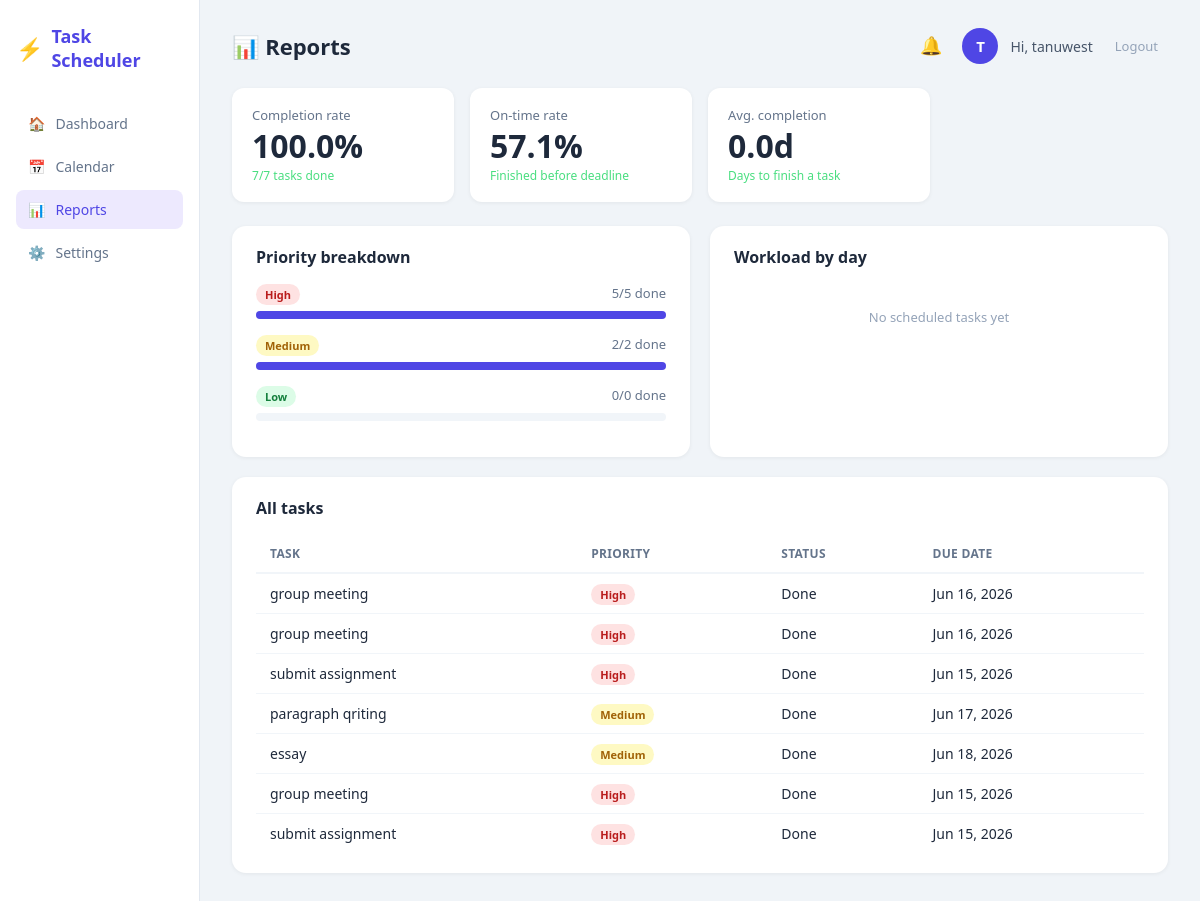
Screenshot of /reports (signed in) with the database file from the repository.
### task_scheduler/models.py (models this page shows)
class User(UserMixin, db.Model):
    id = db.Column(db.Integer, primary_key=True)
    username = db.Column(db.String(80), unique=True, nullable=False)
    email = db.Column(db.String(120), unique=True, nullable=False)
    password = db.Column(db.String(200), nullable=False)
    tasks = db.relationship('Task', backref='user', lazy=True)

class Task(db.Model):
    id = db.Column(db.Integer, primary_key=True)
    title = db.Column(db.String(200), nullable=False)
    description = db.Column(db.Text, default='')
    priority = db.Column(db.String(10), default='Medium')
    status = db.Column(db.String(20), default='Pending')
    due_date = db.Column(db.DateTime, nullable=True)
    start_time = db.Column(db.String(10), default='')
    end_time = db.Column(db.String(10), default='')
    created_at = db.Column(db.DateTime, default=datetime.utcnow)
    completed_at = db.Column(db.DateTime, nullable=True)
    is_recurring = db.Column(db.Boolean, default=False)
    recur_type = db.Column(db.String(20), default='')
    user_id = db.Column(db.Integer, db.ForeignKey('user.id'), nullable=False)

### task_scheduler/routes.py (the view)
@main.route('/reports')
@login_required
def reports():
    tasks = Task.query.filter_by(user_id=current_user.id).all()
    stats = get_productivity_stats(tasks)
    workload = analyze_workload(tasks)
    return render_template('reports.html', tasks=tasks, stats=stats, workload=workload)

### task_scheduler/app.py (called while the page is built)
@login_manager.user_loader
def load_user(user_id):
    return User.query.get(int(user_id))

### task_scheduler/scheduler.py (called while the page is built, shortened)
def analyze_workload(tasks):
    from collections import defaultdict
    day_load = defaultdict(int)
    for task in tasks:
        if task.status == 'Done':
            continue
        if task.due_date:
            date_str = task.due_date.strftime('%Y-%m-%d')
            duration = calculate_duration_minutes(task.start_time, task.end_time)
            day_load[date_str] += duration
    result = {}
    return result

### task_scheduler/templates/reports.html
{% extends "base.html" %}
{% block page_title %}📊 Reports{% endblock %}
{% block content %}
<div class="stats-row">
  <div class="stat-card">
    <div class="stat-label">Completion rate</div>
    <div class="stat-value">{{ stats.completion_rate }}%</div>
    <div class="stat-sub">{{ stats.completed }}/{{ stats.total }} tasks done</div>
  </div>
  <div class="stat-card">
    <div class="stat-label">On-time rate</div>
    <div class="stat-value">{{ stats.on_time_rate }}%</div>
    <div class="stat-sub">Finished before deadline</div>
  </div>
  <div class="stat-card">
    <div class="stat-label">Avg. completion</div>
    <div class="stat-value">{{ stats.avg_completion_days }}d</div>
    <div class="stat-sub">Days to finish a task</div>
  </div>
</div>
<div class="two-col">
  <div class="card">
    <div class="card-header"><h2>Priority breakdown</h2></div>
    {% for level in ['High', 'Medium', 'Low'] %}
    <div style="margin-bottom:16px">
      <div style="display:flex;justify-content:space-between;margin-bottom:6px">
        <span class="badge badge-{{ level.lower() }}">{{ level }}</span>
        <span style="font-size:13px;color:#64748b">
          {{ stats.priority_done[level] }}/{{ stats.priority_total[level] }} done
        </span>
      </div>
      <div style="background:#f1f5f9;border-radius:8px;height:8px">
        {% if stats.priority_total[level] > 0 %}
          {% set pct = (stats.priority_done[level] / stats.priority_total[level] * 100)|int %}
        {% else %}
          {% set pct = 0 %}
        {% endif %}
        <div style="background:#4f46e5;width:{{ pct }}%;height:8px;border-radius:8px"></div>
      </div>
    </div>
    {% endfor %}
  </div>
  <div class="card">
    <div class="card-header"><h2>Workload by day</h2></div>
    {% if workload %}
      {% for date, info in workload.items()|sort %}
      <div style="display:flex;align-items:center;justify-content:space-between;padding:8px 0;border-bottom:1px solid #f1f5f9">
        <span style="font-size:13px;color:#475569">{{ date }}</span>
        <span style="font-size:13px;font-weight:600">{{ info.total_hours }}h</span>
        <span class="badge
          {% if info.status == 'danger' %}badge-high
          {% elif info.status == 'warning' %}badge-medium
          {% else %}badge-low{% endif %}">
          {{ info.status }}
        </span>
      </div>
      {% endfor %}
    {% else %}
      <p class="empty-state">No scheduled tasks yet</p>
    {% endif %}
  </div>
</div>
<div class="card" style="margin-top:20px">
  <div class="card-header"><h2>All tasks</h2></div>
  <table class="report-table">
    <thead>
      <tr>
        <th>Task</th>
        <th>Priority</th>
        <th>Status</th>
        <th>Due date</th>
      </tr>
    </thead>
    <tbody>
    {% for task in tasks %}
    <tr>
      <td>{{ task.title }}</td>
      <td><span class="badge badge-{{ task.priority.lower() }}">{{ task.priority }}</span></td>
      <td>{{ task.status }}</td>
      <td>{{ task.due_date.strftime('%b %d, %Y') if task.due_date else '—' }}</td>
    </tr>
    {% endfor %}
    </tbody>
  </table>
</div>
{% endblock %}

### task_scheduler/templates/base.html (shortened to what this page needs)
<!DOCTYPE html>
<html lang="en">
<head>
  <link rel="stylesheet" href="{{ url_for('static', filename='style.css') }}"/>
</head>
<body>
  <div class="app-wrapper">
    <aside class="sidebar">
      <div class="logo">
        <span class="logo-icon">⚡</span>
        <span class="logo-text">Task Scheduler</span>
      </div>
      <nav>
        <a href="{{ url_for('main.dashboard') }}" class="nav-link {% if request.endpoint == 'main.dashboard' %}active{% endif %}">
          <span>🏠</span> Dashboard
        </a>
        <a href="{{ url_for('main.calendar') }}" class="nav-link {% if request.endpoint == 'main.calendar' %}active{% endif %}">
          <span>📅</span> Calendar
        </a>
        <a href="{{ url_for('main.reports') }}" class="nav-link {% if request.endpoint == 'main.reports' %}active{% endif %}">
          <span>📊</span> Reports
        </a>
        <a href="{{ url_for('main.settings') }}" class="nav-link {% if request.endpoint == 'main.settings' %}active{% endif %}">
  <span>⚙️</span> Settings
</a>
      </nav>
    </aside>
    <main class="main-content">
      <div class="topbar">
        <h1 class="page-title">{% block page_title %}Dashboard{% endblock %}</h1>
        <div class="topbar-right">
          <div class="notif-wrapper">
            <button class="btn-icon notif-bell" onclick="toggleNotifPanel()" id="notif-btn">
              🔔
            </button>
          </div>
          <div class="user-avatar">{{ current_user.username[0].upper() }}</div>
          <span class="username">Hi, {{ current_user.username }}</span>
          <a href="{{ url_for('auth.logout') }}" class="btn-logout">Logout</a>
        </div>
      </div>
      {% block content %}{% endblock %}
    </main>
  </div>
</body>
</html>

### task_scheduler/static/style.css (style rules this page uses)
*, *::before, *::after { box-sizing: border-box; margin: 0; padding: 0; }
body { font-family: 'Segoe UI', system-ui, sans-serif; background: #f0f4f8; color: #1e293b; min-height: 100vh; }
.app-wrapper { display: flex; min-height: 100vh; }
.sidebar { width: 200px; min-height: 100vh; background: #ffffff; border-right: 1px solid #e2e8f0; padding: 24px 16px; display: flex; flex-direction: column; gap: 32px; position: fixed; top: 0; left: 0; bottom: 0; z-index: 100; }
.logo { display: flex; align-items: center; gap: 8px; font-weight: 700; font-size: 18px; color: #4f46e5; text-decoration: none; }
.logo-icon { font-size: 22px; }
.logo-text { font-weight: 700; color: #4f46e5; }
nav { display: flex; flex-direction: column; gap: 4px; }
.nav-link { display: flex; align-items: center; gap: 10px; padding: 10px 12px; border-radius: 8px; color: #64748b; text-decoration: none; font-size: 14px; font-weight: 500; transition: background 0.15s, color 0.15s; }
.nav-link.active { background: #ede9fe; color: #4f46e5; }
.main-content { margin-left: 200px; padding: 28px 32px; flex: 1; min-height: 100vh; }
.topbar { display: flex; align-items: center; justify-content: space-between; margin-bottom: 24px; }
.page-title { font-size: 22px; font-weight: 700; color: #1e293b; }
.topbar-right { display: flex; align-items: center; gap: 12px; }
.user-avatar { width: 36px; height: 36px; border-radius: 50%; background: #4f46e5; color: #ffffff; display: flex; align-items: center; justify-content: center; font-weight: 700; font-size: 15px; flex-shrink: 0; }
.username { font-size: 14px; color: #475569; }
.btn-logout { font-size: 13px; color: #94a3b8; text-decoration: none; padding: 6px 10px; border-radius: 6px; transition: color 0.15s; }
.btn-icon { background: none; border: none; font-size: 18px; cursor: pointer; padding: 4px 8px; border-radius: 6px; transition: background 0.15s; }
.stats-row { display: grid; grid-template-columns: repeat(4, 1fr); gap: 16px; margin-bottom: 24px; }
.stat-card { background: #ffffff; border-radius: 12px; padding: 18px 20px; box-shadow: 0 1px 4px rgba(0, 0, 0, 0.06); }
.stat-label { font-size: 13px; color: #64748b; margin-bottom: 4px; }
.stat-value { font-size: 32px; font-weight: 700; color: #1e293b; line-height: 1.1; }
.stat-sub { font-size: 12px; color: #4ade80; margin-top: 4px; }
.card { background: #ffffff; border-radius: 14px; padding: 20px 24px; box-shadow: 0 1px 4px rgba(0, 0, 0, 0.06); }
.card-header { display: flex; align-items: center; justify-content: space-between; margin-bottom: 16px; }
.card-header h2 { font-size: 16px; font-weight: 700; color: #1e293b; }
.two-col { display: grid; grid-template-columns: 1fr 1fr; gap: 20px; }
.empty-state { color: #94a3b8; font-size: 13px; text-align: center; padding: 24px 0; }
.badge { font-size: 11px; font-weight: 700; padding: 3px 9px; border-radius: 20px; white-space: nowrap; flex-shrink: 0; }
.badge-high { background: #fee2e2; color: #b91c1c; }
.badge-medium { background: #fef9c3; color: #a16207; }
.badge-low { background: #dcfce7; color: #15803d; }
.report-table { width: 100%; border-collapse: collapse; margin-top: 8px; }
.report-table th { padding: 10px 14px; text-align: left; border-bottom: 2px solid #f1f5f9; color: #64748b; font-weight: 600; font-size: 12px; text-transform: uppercase; letter-spacing: 0.3px; }
.report-table td { padding: 10px 14px; text-align: left; border-bottom: 1px solid #f1f5f9; font-size: 14px; color: #1e293b; }
.report-table tr:last-child td { border-bottom: none; }
.notif-wrapper { position: relative; }
.notif-bell { position: relative; font-size: 18px; }

### rows the page displays
User: username "T", username "tanuwest"
Task: title "group meeting", priority "High", status "Done", due_date "Jun 16, 2026"
Task: title "group meeting", priority "High", status "Done", due_date "Jun 16, 2026"
Task: title "submit assignment", priority "High", status "Done", due_date "Jun 15, 2026"
Task: title "paragraph qriting", priority "Medium", status "Done", due_date "Jun 17, 2026"
Task: title "essay", priority "Medium", status "Done", due_date "Jun 18, 2026"
Task: title "group meeting", priority "High", status "Done", due_date "Jun 15, 2026"
Task: title "submit assignment", priority "High", status "Done", due_date "Jun 15, 2026"

### other values shown
{{ stats.completion_rate }} "100.0"
{{ stats.completed }} "7"
{{ stats.total }} "7"
{{ stats.on_time_rate }} "57.1"
{{ stats.avg_completion_days }} "0.0"
{{ level }} "High" "Medium" "Low"
{{ stats.priority_done[level] }} "5" "2" "0"
{{ stats.priority_total[level] }} "5" "2" "0"
